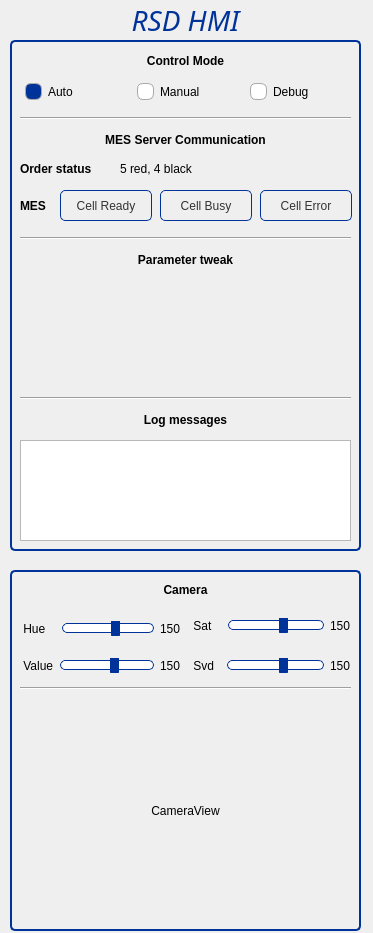
<?xml version="1.0" encoding="UTF-8"?>
<ui version="4.0">
 <class>HMIWidgetClass</class>
 <widget class="QWidget" name="HMIWidgetClass">
  <property name="geometry">
   <rect>
    <x>0</x>
    <y>0</y>
    <width>373</width>
    <height>933</height>
   </rect>
  </property>
  <property name="windowTitle">
   <string>HMIWidget</string>
  </property>
  <widget class="QGroupBox" name="groupBox">
   <property name="geometry">
    <rect>
     <x>10</x>
     <y>570</y>
     <width>351</width>
     <height>361</height>
    </rect>
   </property>
   <property name="styleSheet">
    <string notr="true">QGroupBox {
    border: 2px solid #003399;
    border-radius: 5px;
}</string>
   </property>
   <property name="title">
    <string/>
   </property>
   <widget class="QLabel" name="_labelCameraView">
    <property name="geometry">
     <rect>
      <x>10</x>
      <y>130</y>
      <width>331</width>
      <height>221</height>
     </rect>
    </property>
    <property name="text">
     <string>CameraView</string>
    </property>
    <property name="alignment">
     <set>Qt::AlignCenter</set>
    </property>
   </widget>
   <widget class="QLabel" name="label_6">
    <property name="geometry">
     <rect>
      <x>10</x>
      <y>10</y>
      <width>331</width>
      <height>19</height>
     </rect>
    </property>
    <property name="font">
     <font>
      <weight>75</weight>
      <bold>true</bold>
     </font>
    </property>
    <property name="text">
     <string>Camera</string>
    </property>
    <property name="alignment">
     <set>Qt::AlignCenter</set>
    </property>
   </widget>
   <widget class="QWidget" name="horizontalLayoutWidget">
    <property name="geometry">
     <rect>
      <x>10</x>
      <y>40</y>
      <width>161</width>
      <height>37</height>
     </rect>
    </property>
    <layout class="QHBoxLayout" name="horizontalLayout">
     <item>
      <widget class="QLabel" name="label_3">
       <property name="text">
        <string> Hue   </string>
       </property>
      </widget>
     </item>
     <item>
      <widget class="QSlider" name="horizontalSlider">
       <property name="focusPolicy">
        <enum>Qt::NoFocus</enum>
       </property>
       <property name="contextMenuPolicy">
        <enum>Qt::DefaultContextMenu</enum>
       </property>
       <property name="styleSheet">
        <string notr="true">QSlider::groove:horizontal {
border: 1px solid #003399;
height: 8px;
background: white;
border-radius: 5px;
}

QSlider::handle:horizontal {
background: #003399;
border: 1px solid #003399;
width: 7px;
margin: -5px 0; 
border-radius: 2px;
}</string>
       </property>
       <property name="maximum">
        <number>255</number>
       </property>
       <property name="value">
        <number>150</number>
       </property>
       <property name="tracking">
        <bool>false</bool>
       </property>
       <property name="orientation">
        <enum>Qt::Horizontal</enum>
       </property>
      </widget>
     </item>
     <item>
      <widget class="QLabel" name="label_7">
       <property name="text">
        <string>150</string>
       </property>
      </widget>
     </item>
    </layout>
   </widget>
   <widget class="QWidget" name="horizontalLayoutWidget_2">
    <property name="geometry">
     <rect>
      <x>10</x>
      <y>80</y>
      <width>161</width>
      <height>31</height>
     </rect>
    </property>
    <layout class="QHBoxLayout" name="horizontalLayout_2">
     <item>
      <widget class="QLabel" name="label_8">
       <property name="text">
        <string> Value</string>
       </property>
      </widget>
     </item>
     <item>
      <widget class="QSlider" name="horizontalSlider_2">
       <property name="focusPolicy">
        <enum>Qt::NoFocus</enum>
       </property>
       <property name="styleSheet">
        <string notr="true">QSlider::groove:horizontal {
border: 1px solid #003399;
height: 8px;
background: white;
border-radius: 5px;
}

QSlider::handle:horizontal {
background: #003399;
border: 1px solid #003399;
width: 7px;
margin: -5px 0; 
border-radius: 2px;
}</string>
       </property>
       <property name="maximum">
        <number>255</number>
       </property>
       <property name="value">
        <number>150</number>
       </property>
       <property name="orientation">
        <enum>Qt::Horizontal</enum>
       </property>
      </widget>
     </item>
     <item>
      <widget class="QLabel" name="label_9">
       <property name="text">
        <string>150</string>
       </property>
      </widget>
     </item>
    </layout>
   </widget>
   <widget class="QWidget" name="horizontalLayoutWidget_3">
    <property name="geometry">
     <rect>
      <x>180</x>
      <y>40</y>
      <width>161</width>
      <height>31</height>
     </rect>
    </property>
    <layout class="QHBoxLayout" name="horizontalLayout_3">
     <item>
      <widget class="QLabel" name="label_10">
       <property name="text">
        <string> Sat   </string>
       </property>
      </widget>
     </item>
     <item>
      <widget class="QSlider" name="horizontalSlider_3">
       <property name="focusPolicy">
        <enum>Qt::NoFocus</enum>
       </property>
       <property name="contextMenuPolicy">
        <enum>Qt::DefaultContextMenu</enum>
       </property>
       <property name="styleSheet">
        <string notr="true">QSlider::groove:horizontal {
border: 1px solid #003399;
height: 8px;
background: white;
border-radius: 5px;
}

QSlider::handle:horizontal {
background: #003399;
border: 1px solid #003399;
width: 7px;
margin: -5px 0; 
border-radius: 2px;
}</string>
       </property>
       <property name="maximum">
        <number>255</number>
       </property>
       <property name="value">
        <number>150</number>
       </property>
       <property name="orientation">
        <enum>Qt::Horizontal</enum>
       </property>
      </widget>
     </item>
     <item>
      <widget class="QLabel" name="label_11">
       <property name="text">
        <string>150</string>
       </property>
      </widget>
     </item>
    </layout>
   </widget>
   <widget class="QWidget" name="horizontalLayoutWidget_4">
    <property name="geometry">
     <rect>
      <x>180</x>
      <y>80</y>
      <width>161</width>
      <height>31</height>
     </rect>
    </property>
    <layout class="QHBoxLayout" name="horizontalLayout_4">
     <item>
      <widget class="QLabel" name="label_12">
       <property name="text">
        <string> Svd  </string>
       </property>
      </widget>
     </item>
     <item>
      <widget class="QSlider" name="horizontalSlider_4">
       <property name="focusPolicy">
        <enum>Qt::NoFocus</enum>
       </property>
       <property name="styleSheet">
        <string notr="true">QSlider::groove:horizontal {
border: 1px solid #003399;
height: 8px;
background: white;
border-radius: 5px;
}

QSlider::handle:horizontal {
background: #003399;
border: 1px solid #003399;
width: 7px;
margin: -5px 0; 
border-radius: 2px;
}</string>
       </property>
       <property name="maximum">
        <number>255</number>
       </property>
       <property name="value">
        <number>150</number>
       </property>
       <property name="orientation">
        <enum>Qt::Horizontal</enum>
       </property>
      </widget>
     </item>
     <item>
      <widget class="QLabel" name="label_13">
       <property name="text">
        <string>150</string>
       </property>
      </widget>
     </item>
    </layout>
   </widget>
   <widget class="Line" name="line_2">
    <property name="geometry">
     <rect>
      <x>10</x>
      <y>110</y>
      <width>331</width>
      <height>16</height>
     </rect>
    </property>
    <property name="orientation">
     <enum>Qt::Horizontal</enum>
    </property>
   </widget>
  </widget>
  <widget class="QGroupBox" name="groupBox_2">
   <property name="geometry">
    <rect>
     <x>10</x>
     <y>40</y>
     <width>351</width>
     <height>511</height>
    </rect>
   </property>
   <property name="styleSheet">
    <string notr="true">QGroupBox {
    border: 2px solid #003399;
    border-radius: 5px;
}</string>
   </property>
   <property name="title">
    <string/>
   </property>
   <widget class="QLabel" name="label_14">
    <property name="geometry">
     <rect>
      <x>10</x>
      <y>90</y>
      <width>331</width>
      <height>19</height>
     </rect>
    </property>
    <property name="font">
     <font>
      <weight>75</weight>
      <bold>true</bold>
     </font>
    </property>
    <property name="text">
     <string>MES Server Communication</string>
    </property>
    <property name="alignment">
     <set>Qt::AlignCenter</set>
    </property>
   </widget>
   <widget class="QLabel" name="label_15">
    <property name="geometry">
     <rect>
      <x>10</x>
      <y>120</y>
      <width>101</width>
      <height>17</height>
     </rect>
    </property>
    <property name="font">
     <font>
      <weight>75</weight>
      <bold>true</bold>
     </font>
    </property>
    <property name="text">
     <string>Order status</string>
    </property>
   </widget>
   <widget class="QLabel" name="_labelOrderStatus">
    <property name="geometry">
     <rect>
      <x>110</x>
      <y>120</y>
      <width>231</width>
      <height>17</height>
     </rect>
    </property>
    <property name="text">
     <string>5 red, 4 black</string>
    </property>
   </widget>
   <widget class="Line" name="line">
    <property name="geometry">
     <rect>
      <x>10</x>
      <y>70</y>
      <width>331</width>
      <height>16</height>
     </rect>
    </property>
    <property name="orientation">
     <enum>Qt::Horizontal</enum>
    </property>
   </widget>
   <widget class="QLabel" name="label_5">
    <property name="geometry">
     <rect>
      <x>10</x>
      <y>210</y>
      <width>331</width>
      <height>19</height>
     </rect>
    </property>
    <property name="font">
     <font>
      <weight>75</weight>
      <bold>true</bold>
     </font>
    </property>
    <property name="text">
     <string>Parameter tweak</string>
    </property>
    <property name="alignment">
     <set>Qt::AlignCenter</set>
    </property>
   </widget>
   <widget class="QWidget" name="horizontalLayoutWidget_5">
    <property name="geometry">
     <rect>
      <x>10</x>
      <y>40</y>
      <width>331</width>
      <height>24</height>
     </rect>
    </property>
    <layout class="QHBoxLayout" name="horizontalLayout_5">
     <item>
      <widget class="QRadioButton" name="_cbAuto">
       <property name="focusPolicy">
        <enum>Qt::NoFocus</enum>
       </property>
       <property name="styleSheet">
        <string notr="true">QRadioButton::indicator::unchecked { 
	border: 1px solid darkgray; 
	border-radius: 6px; 
	background-color: white; 
	width: 15px; 
	height: 15px; 
	margin-left: 5px;
}

QRadioButton::indicator::checked { 
	border: 1px solid darkgray; 
	border-radius: 6px; 
	background-color: #003399; 
	width: 15px; 
	height: 15px; 
	margin-left: 5px;
}</string>
       </property>
       <property name="text">
        <string>Auto</string>
       </property>
       <property name="checked">
        <bool>true</bool>
       </property>
      </widget>
     </item>
     <item>
      <widget class="QRadioButton" name="_cbManual">
       <property name="enabled">
        <bool>true</bool>
       </property>
       <property name="focusPolicy">
        <enum>Qt::NoFocus</enum>
       </property>
       <property name="styleSheet">
        <string notr="true">QRadioButton::indicator::unchecked { 
	border: 1px solid darkgray; 
	border-radius: 6px; 
	background-color: white; 
	width: 15px; 
	height: 15px; 
	margin-left: 5px;
}

QRadioButton::indicator::checked { 
	border: 1px solid darkgray; 
	border-radius: 6px; 
	background-color: #003399; 
	width: 15px; 
	height: 15px; 
	margin-left: 5px;
}</string>
       </property>
       <property name="text">
        <string>Manual</string>
       </property>
       <property name="checked">
        <bool>false</bool>
       </property>
      </widget>
     </item>
     <item>
      <widget class="QRadioButton" name="_cbDebug">
       <property name="focusPolicy">
        <enum>Qt::NoFocus</enum>
       </property>
       <property name="styleSheet">
        <string notr="true">QRadioButton::indicator::unchecked { 
	border: 1px solid darkgray; 
	border-radius: 6px; 
	background-color: white; 
	width: 15px; 
	height: 15px; 
	margin-left: 5px;
}

QRadioButton::indicator::checked { 
	border: 1px solid darkgray; 
	border-radius: 6px; 
	background-color: #003399; 
	width: 15px; 
	height: 15px; 
	margin-left: 5px;
}</string>
       </property>
       <property name="text">
        <string>Debug</string>
       </property>
      </widget>
     </item>
    </layout>
   </widget>
   <widget class="QPushButton" name="_btnCellReady">
    <property name="geometry">
     <rect>
      <x>50</x>
      <y>150</y>
      <width>92</width>
      <height>31</height>
     </rect>
    </property>
    <property name="minimumSize">
     <size>
      <width>92</width>
      <height>0</height>
     </size>
    </property>
    <property name="focusPolicy">
     <enum>Qt::NoFocus</enum>
    </property>
    <property name="styleSheet">
     <string notr="true">QPushButton {
color: #333;
border: 1px solid #003399;
border-radius: 5px;
padding: 5px;
min-width: 80px;
}

QPushButton:hover {
background: qradialgradient(cx: 0.4, cy: -0.1,
fx: 0.9, fy: -0.1,
radius: 10.35, stop: 0 #fff, stop: 1 #003399);
}

QPushButton:pressed {
background: qradialgradient(cx: 0.4, cy: -0.1,
fx: 0.9, fy: -0.1,
radius: 5.35, stop: 0 #fff, stop: 1 #003399);
}
</string>
    </property>
    <property name="text">
     <string>Cell Ready</string>
    </property>
   </widget>
   <widget class="QPushButton" name="_btnCellBusy">
    <property name="geometry">
     <rect>
      <x>150</x>
      <y>150</y>
      <width>92</width>
      <height>31</height>
     </rect>
    </property>
    <property name="minimumSize">
     <size>
      <width>92</width>
      <height>0</height>
     </size>
    </property>
    <property name="focusPolicy">
     <enum>Qt::NoFocus</enum>
    </property>
    <property name="styleSheet">
     <string notr="true">QPushButton {
color: #333;
border: 1px solid #003399;
border-radius: 5px;
padding: 5px;
min-width: 80px;
}

QPushButton:hover {
background: qradialgradient(cx: 0.4, cy: -0.1,
fx: 0.9, fy: -0.1,
radius: 10.35, stop: 0 #fff, stop: 1 #003399);
}

QPushButton:pressed {
background: qradialgradient(cx: 0.4, cy: -0.1,
fx: 0.9, fy: -0.1,
radius: 5.35, stop: 0 #fff, stop: 1 #003399);
}

</string>
    </property>
    <property name="text">
     <string>Cell Busy</string>
    </property>
   </widget>
   <widget class="QPushButton" name="_btnCellError">
    <property name="geometry">
     <rect>
      <x>250</x>
      <y>150</y>
      <width>92</width>
      <height>31</height>
     </rect>
    </property>
    <property name="minimumSize">
     <size>
      <width>92</width>
      <height>0</height>
     </size>
    </property>
    <property name="focusPolicy">
     <enum>Qt::NoFocus</enum>
    </property>
    <property name="styleSheet">
     <string notr="true">QPushButton {
color: #333;
border: 1px solid #003399;
border-radius: 5px;
padding: 5px;
min-width: 80px;
}

QPushButton:hover {
background: qradialgradient(cx: 0.4, cy: -0.1,
fx: 0.9, fy: -0.1,
radius: 10.35, stop: 0 #fff, stop: 1 #003399);
}

QPushButton:pressed {
background: qradialgradient(cx: 0.4, cy: -0.1,
fx: 0.9, fy: -0.1,
radius: 5.35, stop: 0 #fff, stop: 1 #003399);
}
</string>
    </property>
    <property name="text">
     <string>Cell Error</string>
    </property>
   </widget>
   <widget class="QLabel" name="label_17">
    <property name="geometry">
     <rect>
      <x>10</x>
      <y>150</y>
      <width>61</width>
      <height>31</height>
     </rect>
    </property>
    <property name="font">
     <font>
      <weight>75</weight>
      <bold>true</bold>
     </font>
    </property>
    <property name="text">
     <string>MES</string>
    </property>
   </widget>
   <widget class="Line" name="line_3">
    <property name="geometry">
     <rect>
      <x>10</x>
      <y>190</y>
      <width>331</width>
      <height>16</height>
     </rect>
    </property>
    <property name="orientation">
     <enum>Qt::Horizontal</enum>
    </property>
   </widget>
   <widget class="QLabel" name="LocalPlanner">
    <property name="geometry">
     <rect>
      <x>10</x>
      <y>10</y>
      <width>331</width>
      <height>22</height>
     </rect>
    </property>
    <property name="font">
     <font>
      <weight>75</weight>
      <bold>true</bold>
     </font>
    </property>
    <property name="text">
     <string>Control Mode</string>
    </property>
    <property name="alignment">
     <set>Qt::AlignCenter</set>
    </property>
   </widget>
   <widget class="Line" name="line_4">
    <property name="geometry">
     <rect>
      <x>10</x>
      <y>350</y>
      <width>331</width>
      <height>16</height>
     </rect>
    </property>
    <property name="orientation">
     <enum>Qt::Horizontal</enum>
    </property>
   </widget>
   <widget class="QLabel" name="label_18">
    <property name="geometry">
     <rect>
      <x>10</x>
      <y>370</y>
      <width>331</width>
      <height>19</height>
     </rect>
    </property>
    <property name="font">
     <font>
      <weight>75</weight>
      <bold>true</bold>
     </font>
    </property>
    <property name="text">
     <string>Log messages</string>
    </property>
    <property name="alignment">
     <set>Qt::AlignCenter</set>
    </property>
   </widget>
   <widget class="QTextBrowser" name="_txtBrowser">
    <property name="geometry">
     <rect>
      <x>10</x>
      <y>400</y>
      <width>331</width>
      <height>101</height>
     </rect>
    </property>
   </widget>
   <zorder>_btnCellReady</zorder>
   <zorder>label_14</zorder>
   <zorder>label_15</zorder>
   <zorder>_labelOrderStatus</zorder>
   <zorder>line</zorder>
   <zorder>label_5</zorder>
   <zorder>horizontalLayoutWidget_5</zorder>
   <zorder>_btnCellBusy</zorder>
   <zorder>_btnCellError</zorder>
   <zorder>label_17</zorder>
   <zorder>line_3</zorder>
   <zorder>LocalPlanner</zorder>
   <zorder>line_4</zorder>
   <zorder>label_18</zorder>
   <zorder>_txtBrowser</zorder>
  </widget>
  <widget class="QLabel" name="label">
   <property name="geometry">
    <rect>
     <x>10</x>
     <y>0</y>
     <width>351</width>
     <height>41</height>
    </rect>
   </property>
   <property name="font">
    <font>
     <family>Purisa</family>
     <pointsize>21</pointsize>
     <weight>50</weight>
     <italic>true</italic>
     <bold>false</bold>
    </font>
   </property>
   <property name="styleSheet">
    <string notr="true">color:#003399;</string>
   </property>
   <property name="text">
    <string>RSD HMI</string>
   </property>
   <property name="alignment">
    <set>Qt::AlignCenter</set>
   </property>
  </widget>
 </widget>
 <resources/>
 <connections/>
</ui>
